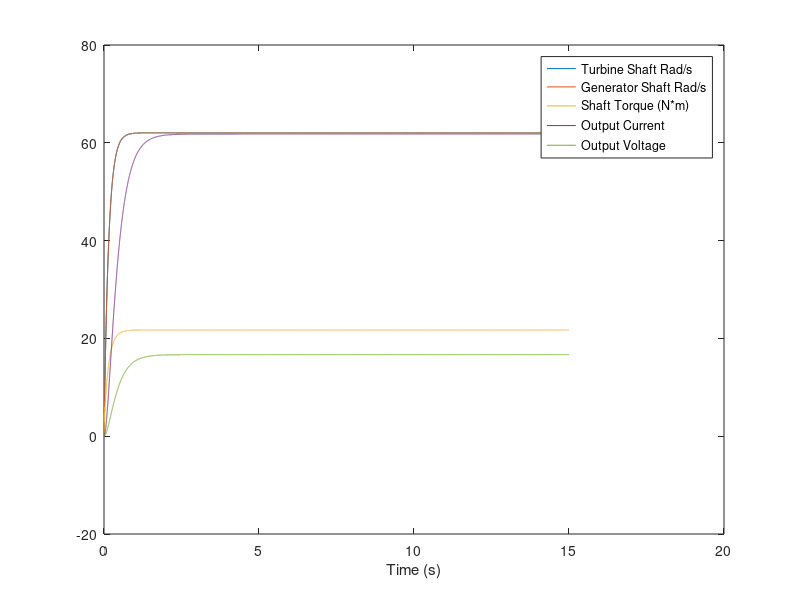

Write MATLAB code to recreate this figure.
clear all
%% Setup Variables
% Tanks
volume = 20/1000; % 20 L tanks (each gas)

% Turbine (Pelton Wheel) Parameters
mass_turb = 10;
radius_turb = 0.21;
J_turb = 0.5 * mass_turb * radius_turb^2; % approximate as a disc
b_turb = 0.2;

% Generator
J_gen = 0.005; % less than the turbine
k_emf = 1.4; % emf constant from DC-540 generator
L_gen = 0.315;
R_gen = 0.27; %http://forums.pelicanparts.com/porsche-911-technical-forum/199928-alternator-stator-coil-resistance.html
b_gen = 0.35;
R_load = 40.7;
C_gen = 0.005;

% Shaft parameters
G = 80E9; % stainless steel
d = 1/100; % 1cm
l = 0.1; % 10cm
% calculate_k = @(G, d, l) -(((pi * d^4)/32)*G)/l;
K = -785.3982;%calculate_k(G,d,l);

% Penstock Pipe 
head = 50;
pipe_diam = 0.0736;
pipe_length = 50/sin(45);
pipe_area = (pipe_diam/2)^2 * pi;
Rf = (128 * 8.9E-4 * pipe_length) / (pi * pipe_diam^4); 
If = 2 * 1000 * pipe_length / pipe_area;

% Water jet
jet_diam = 0.015;
jet_area = pi*(jet_diam/2)^2;
beta = jet_diam/pipe_diam;
jet_coefficient = 0.97;

mass_turb = 10;
radius_turb = 0.15;
J_turb = 0.5 * mass_turb * radius_turb^2; % approximate as a disc
b_turb = 0.2;

%% Setup Simulation
Q = 5.4/1000; % flow rate. From steady state flow rate determined using nonlinear model. 

a = [((-2*radius_turb^2*Q*1000)/J_turb - b_turb/J_turb) 0 -1/J_turb 0 0;
    0 -b_gen/J_gen 1/J_gen 0 0;
    -K K 0 0 0;
    0 k_emf/sqrt(2)/L_gen 0 -1/(L_gen) 1/(L_gen * R_load)
    0 0 0 1/C_gen -1/(R_gen * C_gen)];

b = [2000*radius_turb*Q*jet_coefficient*sqrt(2*9.8*head)/J_turb; 
    0 
    0 
    -1.4/L_gen/R_load
    0];


c = [1 0 0 0 0
     0 1 0 0 0
     0 0 1 0 0
     0 0 0 1 0
     0 0 0 0 1];
 
d = 0;

%% Simulate the System
sys = ss(a, b, c, d);
dt = 0.001;
t = 0:dt:15;
u = ones(length(t), 1);

simresult = lsim(sys, u, t);
plot(t,simresult)
legend('Turbine Shaft Rad/s', 'Generator Shaft Rad/s', 'Shaft Torque (N*m)','Output Current', 'Output Voltage');
xlabel('Time (s)')

%% Calculate volume of H2 produced at each time step
moles_H2 = simresult(:,5) .* simresult(:,4) * (dt /285000 * 8.314 * 298.15 / 101300 * 0.0899 / 0.00201588); % moles of H2
moles_O2 = simresult(:,5) .* simresult(:,4) * (dt /285000 * 8.314 * 298.15 /2 /101300 * 1.429 / 0.03199); % moles of H2

moles_H2 = cumsum(moles_H2); % integrate
moles_O2 = cumsum(moles_O2);

p_H2 = moles_H2(end) * 8.314 * 298.15 / volume; % pascals
p_O2 = moles_O2(end) * 8.314 * 298.15 / volume; % pascals

fprintf('Total moles of H2 produced in %d seconds: %d \r\n',t(end),moles_H2(end))
fprintf('Total moles of O2 produced in %d seconds: %d \r\n',t(end),moles_O2(end)/2)
